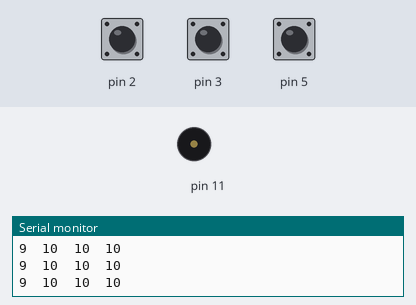
The sketch below on a simulated Arduino Uno, built with avr-gcc and run on an emulated ATmega328P. On the bench: buzzer (waves = sounding), the last lines printed to the serial monitor. The inputs (shaded band) are chosen by the test bench; at power-on: pin 2 HIGH, pin 3 HIGH, pin 5 HIGH.

Above: at 1.2 s.
1.3 s: pin 2 pulled LOW for 1 s
At 1.7 s:
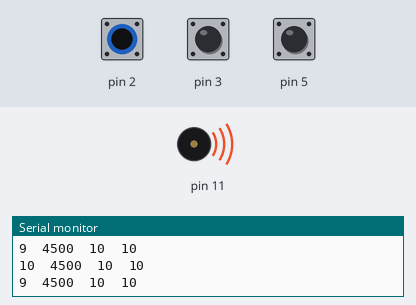
3.8 s: pin 3 pulled LOW for 3.2 s
At 7.9 s:
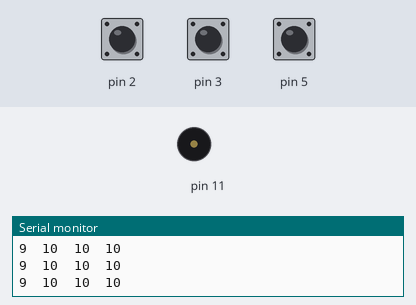
10.0 s: pin 5 pulled LOW for 0.15 s
At 10.09 s:
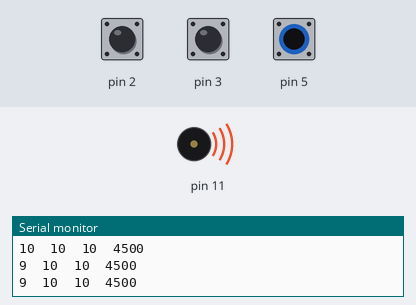
11.6 s: pin 3 pulled LOW for 1 s
At 13.8 s:
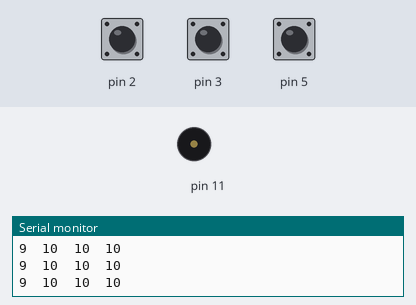
15.6 s: pin 5 pulled LOW for 1 s
At 16.4 s:
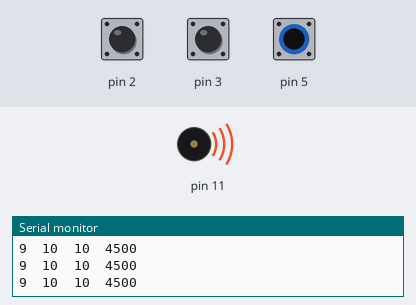
18.1 s: pin 2 pulled LOW for 0.15 s
At 19.7 s:
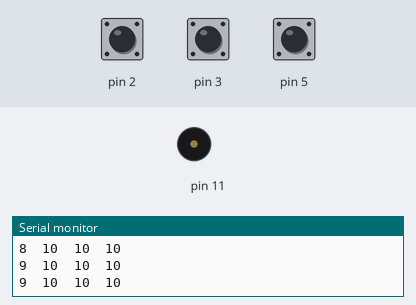
Timing chart, 0 to 20.7 s (numbered marks = the images above; inputs shaded):
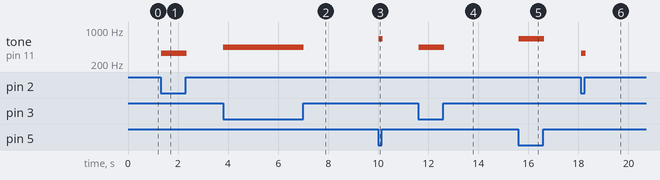

The sketch:

Piano_v1.ino
```cpp
#include <CapacitiveSensor.h>
#include <Tone.h>
Tone tone1;

#define DO 130
#define RE 147
#define MI 165
#define FA 174
#define SOL 196
#define LA 220
#define SI 247

float i;
float st;
int led = 4;// LED connected to digital pin 4
int flag;

/*
 * CapitiveSense Library Demo Sketch
 * Paul Badger 2008
 * Uses a high value resistor e.g. 10M between send pin and receive pin
 * Resistor effects sensitivity, experiment with values, 50K - 50M. Larger resistor values yield larger sensor values.
 * Receive pin is the sensor pin - try different amounts of foil/metal on this pin
 */


CapacitiveSensor   cs_4_2 = CapacitiveSensor(4,2);        // 10M resistor between pins 4 & 2, pin 2 is sensor pin, add a wire and or foil if desired
CapacitiveSensor   cs_4_3 = CapacitiveSensor(4,3);        // 10M resistor between pins 4 & 2, pin 2 is sensor pin, add a wire and or foil if desired
CapacitiveSensor   cs_4_5 = CapacitiveSensor(4,5);        // 10M resistor between pins 4 & 2, pin 2 is sensor pin, add a wire and or foil if desired


   int seq;
void setup()
{
   seq = 0;
   cs_4_2.set_CS_AutocaL_Millis(0xFFFFFFFF);     // turn off autocalibrate on channel 1 - just as an example
   Serial.begin(9600);
   tone1.begin(11);//Playback on Pin 11, change to whatever you may need
   flag = 0;
}

void loop()
{
    long start = millis();
    long total1 =  cs_4_2.capacitiveSensor(30);
    long total2 =  cs_4_3.capacitiveSensor(30);
    long total3 =  cs_4_5.capacitiveSensor(30);

    Serial.print(millis() - start);        // check on performance in milliseconds
    Serial.print("\t");                    // tab character for debug windown spacing

    Serial.print(total1);                  // print sensor output 1
    Serial.print("\t");                  // print sensor output 1
    Serial.print(total2);                  // print sensor output 1
    Serial.print("\t");                  // print sensor output 1
    Serial.println(total3);                  // print sensor output 1
    if (total1 > 350) tone1.play(330,40);
    if (total2 > 800) tone1.play(440,40);
    if (total3 > 800) tone1.play(660,40);

    delay(10);                             // arbitrary delay to limit data to serial port
}
```

Measured:
- after the input at 1.3 s, tone on pin 11: silent → 330 Hz at once, → silent 1.0 s later
- after the input at 3.8 s, tone on pin 11: silent → 440 Hz at once, → silent 3.2 s later
- after the input at 10.0 s, tone on pin 11: silent → 660 Hz at once, → silent 0.16 s later
- after the input at 11.6 s, tone on pin 11: silent → 440 Hz at once, → silent 1.0 s later
- after the input at 15.6 s, tone on pin 11: silent → 660 Hz at once, → silent 1.0 s later
- after the input at 18.1 s, tone on pin 11: silent → 330 Hz at once, → silent 0.18 s later
